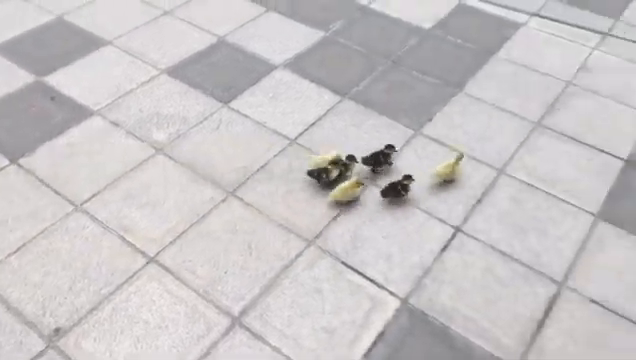
#> input picture frame 208 of patitos.mp4, 636 x 360 px
$ python yoloDetect.py
#> lines starting #> are read from the running program, lines starting #| are printed output that depends on the picture; after the words box and inside, x2 and y2 are one past the last pixel; in counts of white or black regions, pixels touching at a corner belong together
import cv2
import numpy as np
import matplotlib.pyplot as plt

VIDEO_PATH = 'patitos.mp4'
AREA_THRESHOLD = 500
HOUGH_THRESH = 150
GRID_SQUARE_CM = 10.0

cap = cv2.VideoCapture(VIDEO_PATH)
if not cap.isOpened():
    print("Error al abrir el video.")
    exit()

bg_subtractor = cv2.createBackgroundSubtractorMOG2(
    history=100, varThreshold=50, detectShadows=False)

pixel_per_cm = None
centroids = []
prev_centroid = None

while True:
    ret, frame = cap.read()
#> frame is the input picture: shape (360, 636, 3); mean B, G, R 198.7, 197.4, 201
    if not ret:
        break

    gray = cv2.cvtColor(frame, cv2.COLOR_BGR2GRAY)
    blur = cv2.GaussianBlur(gray, (5, 5), 0)
    edges = cv2.Canny(blur, 50, 150)
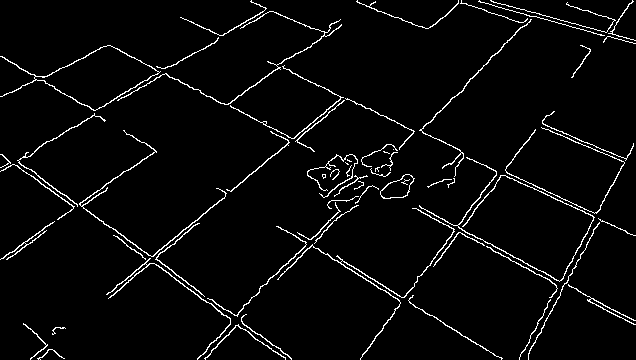
#> edges: shape (360, 636); 3.8% white in thin lines or dots

    # Escala
    if pixel_per_cm is None:
        lines = cv2.HoughLines(edges, 1, np.pi / 180, HOUGH_THRESH)
#> lines = 13 rows, first 8: [294, 0.873], [-15, 2.06], [-11, 2.06], [39, 2.13], [119, 2.2], [-58, 2.01], [212, 0.96], [296, 0.855]
        if lines is not None:
            rhos = [l[0][0] for l in lines if abs(np.sin(l[0][1])) > 0.9]
#> rhos = [-58, -55]
            rhos_uniq = sorted(set(int(round(r)) for r in rhos))
#> rhos_uniq = [-58, -55]
            if len(rhos_uniq) >= 2:
                diffs = np.diff(rhos_uniq)
#> diffs = [3]
                median_pix = np.median(diffs)
#> median_pix = 3
                pixel_per_cm = median_pix / GRID_SQUARE_CM
#> pixel_per_cm = 0.3
                print(f"Escala: {pixel_per_cm:.2f} pixeles/cm")
#| Escala: 0.30 pixeles/cm

    # Filtro de movimiento + color oscuro
    fg_mask = bg_subtractor.apply(frame)
#> fg_mask: shape (360, 636); every value is 255
    hsv = cv2.cvtColor(frame, cv2.COLOR_BGR2HSV)
#> hsv: shape (360, 636, 3); mean H, S, V 103.3, 6.8, 201.8
    lower_black = np.array([0, 0, 0])
    upper_black = np.array([180, 255, 70])
    mask_black = cv2.inRange(hsv, lower_black, upper_black)
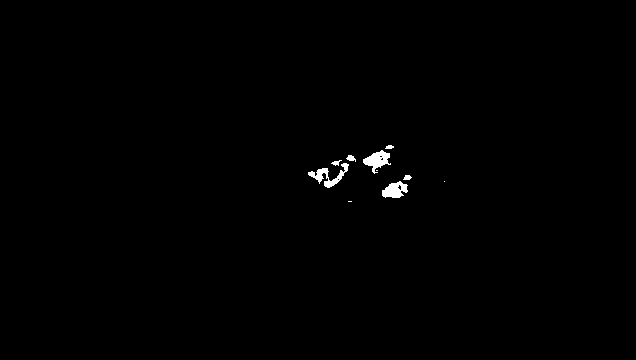
#> mask_black: shape (360, 636); 0.48% white; 10 white regions (3 under 20 px)
    combined = cv2.bitwise_and(fg_mask, mask_black)

    contours, _ = cv2.findContours(combined, cv2.RETR_EXTERNAL, cv2.CHAIN_APPROX_SIMPLE)
#> contours = 10 contours, 5 with area under 20; largest, box (x1, y1, x2, y2) and area: (363, 150, 391, 174) 290, (382, 181, 408, 198) 265, (308, 163, 349, 188) 260, (346, 155, 356, 162) 30, (403, 175, 412, 180) 23

    candidatos = []
    for cnt in contours:
        area = cv2.contourArea(cnt)
        if area < AREA_THRESHOLD:
            continue
        x, y, w, h = cv2.boundingRect(cnt)
        cx, cy = x + w//2, y + h//2
        candidatos.append({'cnt': cnt, 'centroid': (cx, cy)})
#> this loop made 10 passes
#> area on passes 3, 4, 6, 8, 9: 265, 23, 259.5, 29.5, 289.5
#> after the loop, candidatos = []

    elegido = None
    if candidatos:
        if prev_centroid is None:
            elegido = candidatos[0]
        else:
            elegido = min(candidatos, key=lambda c: np.hypot(
                c['centroid'][0] - prev_centroid[0],
                c['centroid'][1] - prev_centroid[1]
            ))

        cx, cy = elegido['centroid']
        centroids.append((cx, cy))
        prev_centroid = (cx, cy)

        x, y, w, h = cv2.boundingRect(elegido['cnt'])
        cv2.rectangle(frame, (x, y), (x+w, y+h), (0, 255, 0), 2)
        cv2.circle(frame, (cx, cy), 5, (0, 0, 255), -1)
        cv2.putText(frame, "Patito", (x, y-10),
                    cv2.FONT_HERSHEY_SIMPLEX, 0.5, (0, 255, 0), 1)

    cv2.imshow('Seguimiento Patito Negro', frame)
    if cv2.waitKey(1) & 0xFF == ord('q'):
#> (key q is pressed here)
        break

cap.release()
cv2.destroyAllWindows()

# Gráfica
if pixel_per_cm and len(centroids) >= 2:
    traj_cm = [(x/pixel_per_cm, y/pixel_per_cm) for x, y in centroids]
    xs, ys = zip(*traj_cm)

    plt.figure(figsize=(6,6))
    plt.plot(xs, ys, '-o', label='Trayectoria')
    for i in range(len(xs)-1):
        dx, dy = xs[i+1]-xs[i], ys[i+1]-ys[i]
        plt.arrow(xs[i], ys[i], dx, dy,
                  head_width=0.5, length_includes_head=True)
    plt.gca().invert_yaxis()
    plt.xlabel('X (cm)')
    plt.ylabel('Y (cm)')
    plt.title('Trayectoria del Patito Negro')
    plt.grid(True)
    plt.legend()
    plt.show()
else:
    print("No se pudo graficar trayectoria.")

$ run again, starting later in the video
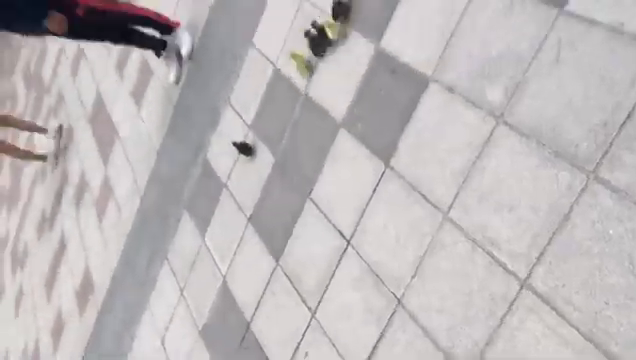
#> input picture frame 937 of patitos.mp4, 636 x 360 px
#> frame is the input picture: shape (360, 636, 3); mean B, G, R 185.7, 184.5, 189.2
#> `edges = cv2.Canny(blur, 50, 150)`:
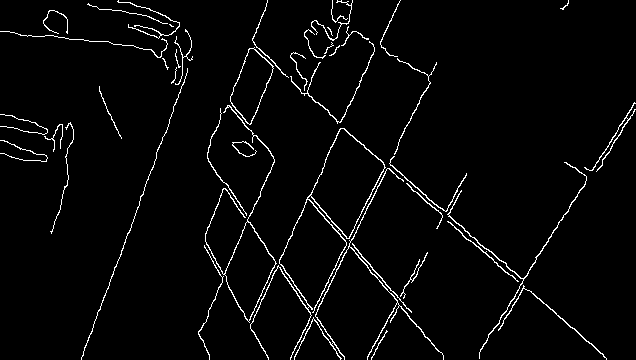
#> edges: shape (360, 636); 3.1% white in thin lines or dots
#> lines = [[-128, 2.29], [421, 0.454], [592, 0.559], [-82, 2.55], [200, 0.349], [-110, 2.44], [-132, 2.29], [361, 0.419], [-102, 2.43]]
#> rhos = []
#> fg_mask: shape (360, 636); every value is 255
#> hsv: shape (360, 636, 3); mean H, S, V 98.1, 10.5, 189.9
#> mask_black: shape (360, 636); 2.5% white; 7 white regions (3 under 20 px)
#> contours = 7 contours, 3 with area under 20; largest, box (x1, y1, x2, y2) and area: (0, 0, 174, 57) 5104, (310, 28, 331, 56) 333, (333, 0, 350, 21) 201, (234, 143, 252, 156) 119
#> the loop `for cnt in contours:` made 7 passes
#> area on passes 1, 4, 6: 119, 333, 201
#> after the loop `for cnt in contours:`: candidatos = 1 item
#> elegido = {'cnt': contour of 176 points, box (x1, y1, x2, y2) (0, 0, 174, 57), area 5104, 'centroid': (87, 28)}
#> prev_centroid = (87, 28)
#> `cv2.rectangle(frame, (x, y), (x+w, y+h), (0, 255, 0), 2)`:
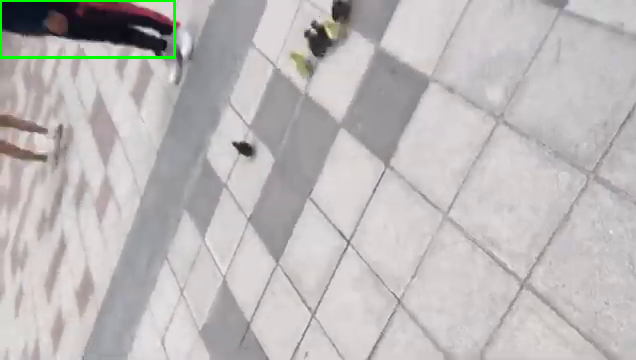
#> frame: shape (360, 636, 3); 0.5% of pixels changed, all inside (x1, y1, x2, y2) = (0, 0, 176, 59)
